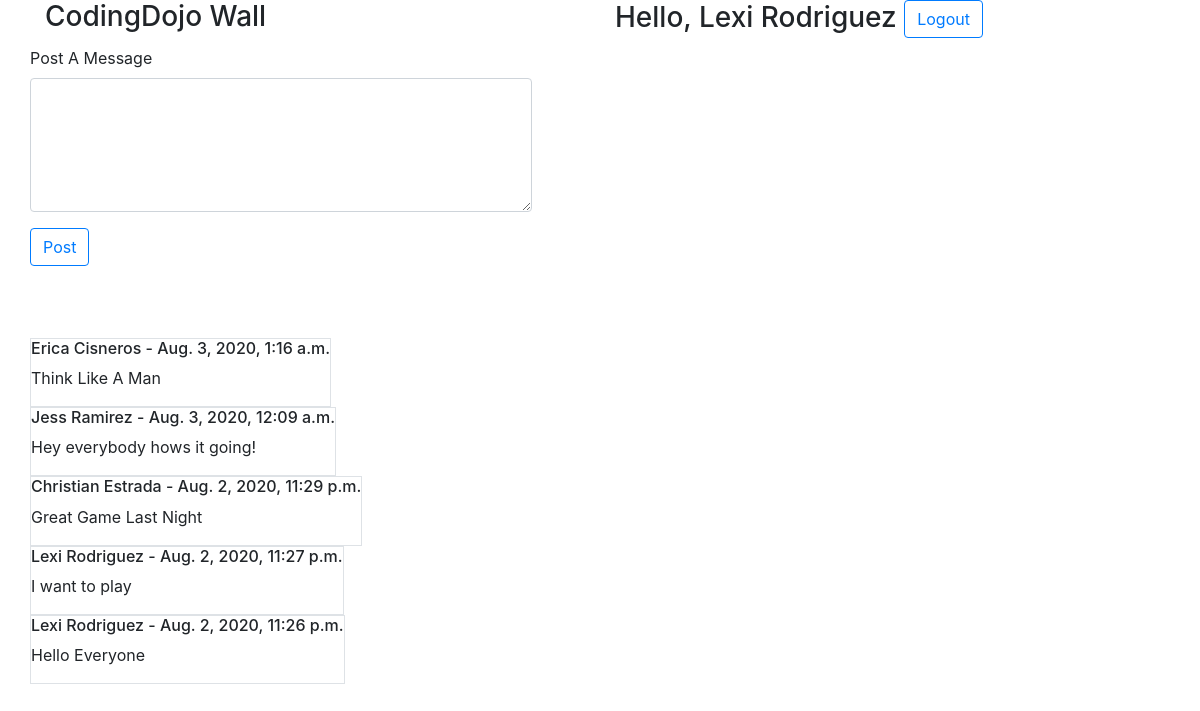
Screenshot of /dashboard (signed in) with the database file from the repository.
### home/models.py (models this page shows)
class User(models.Model):
    first_name = models.CharField(max_length=255)
    last_name = models.CharField(max_length=255)
    username = models.CharField(max_length=255)
    password = models.CharField(max_length=255)
    created_at = models.DateTimeField(auto_now_add=True)
    updated_at = models.DateTimeField(auto_now=True)
    objects = UserManager()

class Message(models.Model):
    message = models.TextField()
    author = models.ForeignKey(User, related_name='messages', on_delete = models.CASCADE)
    created_at = models.DateTimeField(auto_now_add=True)
    updated_at = models.DateTimeField(auto_now=True)

### home/views.py (the view)
# urls.py: path('dashboard', views.dashboard),
def dashboard(request):
    context = {
        'user' : User.objects.get(id=request.session['user_id']),
        'messages' : Message.objects.order_by('-id')
    }
    return render(request, 'dashboard.html', context)

### home/templates/dashboard.html (shortened to what this page needs)
<!DOCTYPE html>
<html lang="en">
<head>
    <link rel="stylesheet" href="https://stackpath.bootstrapcdn.com/bootstrap/4.5.0/css/bootstrap.min.css">
</head>
<body>
    <div class="container">
            <div class="row">
                <div class="col">
                    <h3>CodingDojo Wall</h3>
                </div>
                <div class="col">
                    <h3>Hello, {{ user.first_name }} {{ user.last_name}} <a href="/logout" class="btn btn-outline-primary">Logout</a></h3>
                </div>
            </div>
            <div class="row" id="post_to_wall">
                <form action="/post" method="POST">
                    <div class="form-group">
                        <label for="message">Post A Message</label>
                        <textarea class="form-control" name="message" id="message" rows="5" cols="45"></textarea>
                    </div>
                    <button type="submit" class="btn btn-outline-primary">Post</button>
                </form>
            </div>
            <br><br><br>
            {% for post in messages %}
            <div class="row" id="all_post">
                    <div class="border">
                        <h6>{{ post.author.first_name }} {{ post.author.last_name }} - {{ post.created_at }}</h6>
                        <p>{{ post.message }}</p>
                    </div>
            </div>
            {% endfor %}
    </div>
</body>
</html>

### rows the page displays
User: first_name "Lexi", last_name "Rodriguez"
Message: author.first_name "Erica", author.last_name "Cisneros", created_at "Aug. 3, 2020, 1:16 a.m.", message "Think Like A Man"
Message: author.first_name "Jess", author.last_name "Ramirez", created_at "Aug. 3, 2020, 12:09 a.m.", message "Hey everybody hows it going!"
Message: author.first_name "Christian", author.last_name "Estrada", created_at "Aug. 2, 2020, 11:29 p.m.", message "Great Game Last Night"
Message: author.first_name "Lexi", author.last_name "Rodriguez", created_at "Aug. 2, 2020, 11:27 p.m.", message "I want to play"
Message: author.first_name "Lexi", author.last_name "Rodriguez", created_at "Aug. 2, 2020, 11:26 p.m.", message "Hello Everyone"
